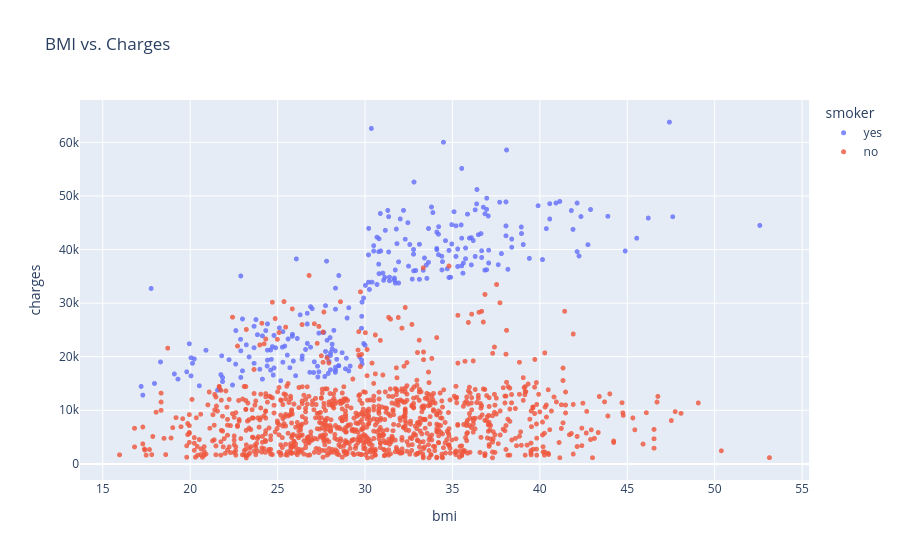

Notebook cell for this chart:
### Markdown cell above
BMI and Charges

### Code cell
fig = px.scatter(medical_df, 
                 x='bmi', 
                 y='charges', 
                 color='smoker', 
                 opacity=0.8, 
                 hover_data=['sex'], 
                 title='BMI vs. Charges')
fig.update_traces(marker_size=5)
fig.show()

### Figure 1 — Plotly figure (JSON) as saved in the notebook; plotly's stock layout.template omitted (floating-point values rounded to 4 significant figures; data arrays with more than 128 entries replaced by an {"elided": "..."} marker saying what was removed)
{"data": [{"customdata": {"elided": "274x1 str values"}, "hovertemplate": "smoker=yes<br>bmi=%{x}<br>charges=%{y}<br>sex=%{customdata[0]}<extra></extra>", "legendgroup": "yes", "marker": {"color": "#636efa", "opacity": 0.8, "size": 5, "symbol": "circle"}, "mode": "markers", "name": "yes", "showlegend": true, "type": "scattergl", "x": {"elided": "274 float values"}, "xaxis": "x", "y": {"elided": "274 float values"}, "yaxis": "y"}, {"customdata": {"elided": "1064x1 str values"}, "hovertemplate": "smoker=no<br>bmi=%{x}<br>charges=%{y}<br>sex=%{customdata[0]}<extra></extra>", "legendgroup": "no", "marker": {"color": "#EF553B", "opacity": 0.8, "size": 5, "symbol": "circle"}, "mode": "markers", "name": "no", "showlegend": true, "type": "scattergl", "x": {"elided": "1064 float values"}, "xaxis": "x", "y": {"elided": "1064 float values"}, "yaxis": "y"}], "layout": {"legend": {"title": {"text": "smoker"}, "tracegroupgap": 0}, "title": {"text": "BMI vs. Charges"}, "xaxis": {"anchor": "y", "domain": [0, 1], "title": {"text": "bmi"}}, "yaxis": {"anchor": "x", "domain": [0, 1], "title": {"text": "charges"}}}}
